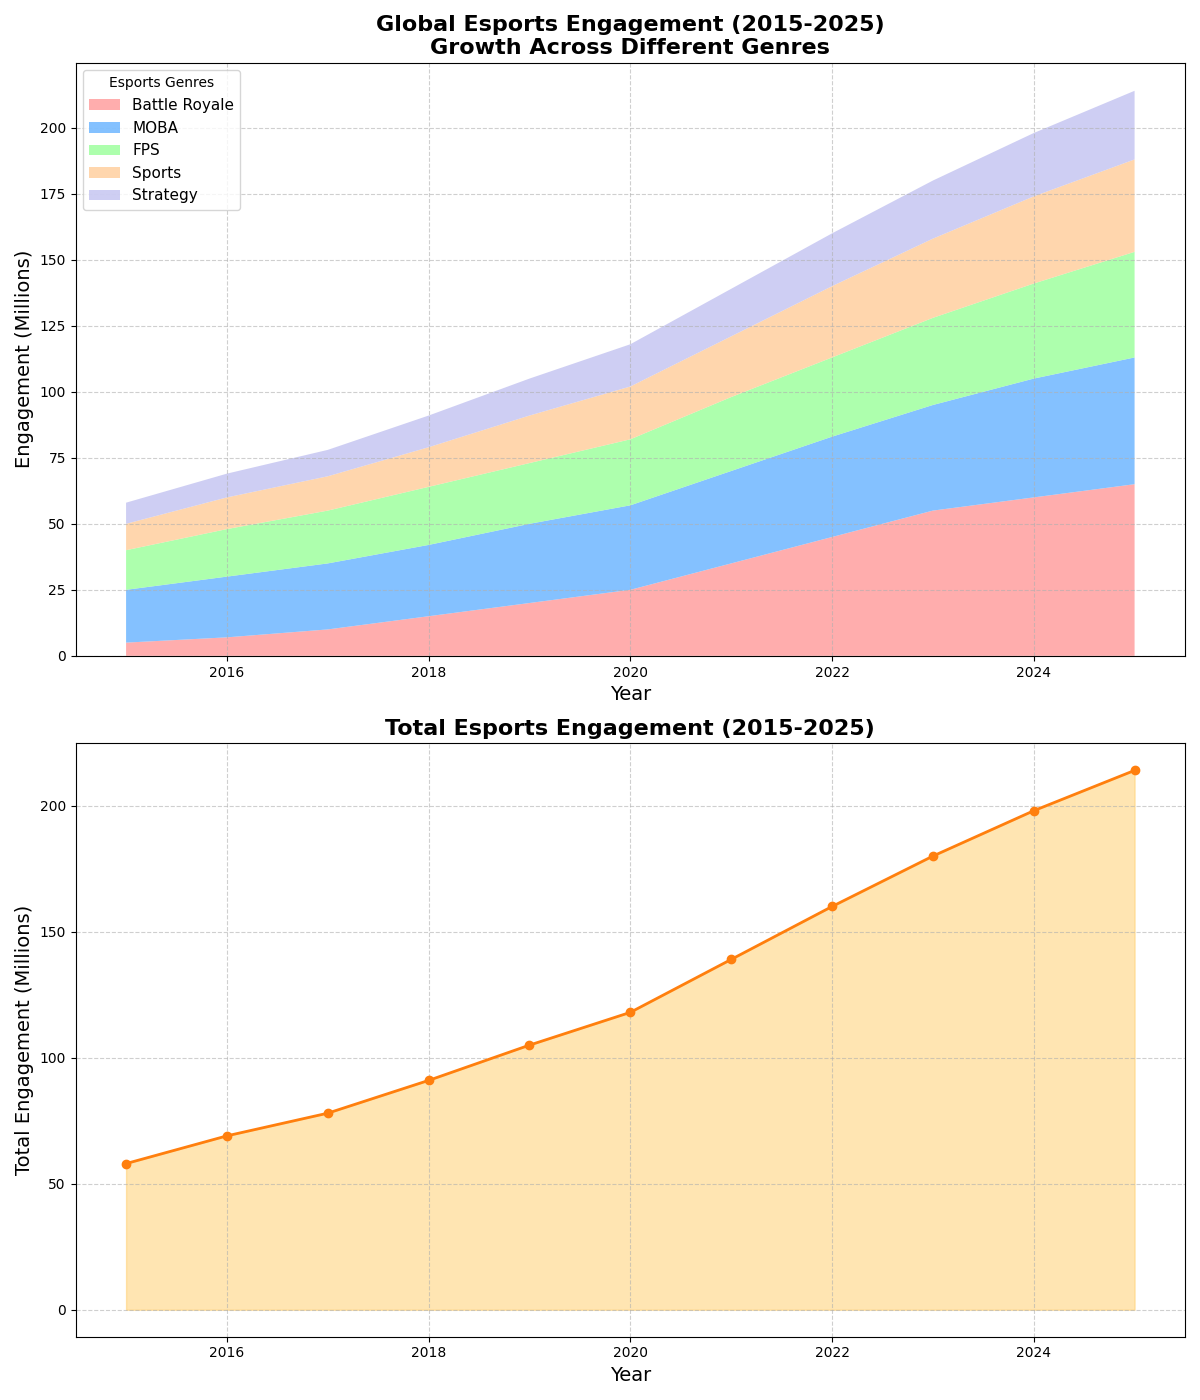

Generate this figure with Python:
import matplotlib.pyplot as plt
import numpy as np

# Backstory:
# The world of Esports has been booming, with growing engagement in different genres.
# We’re interested in visualizing the growth of engagement in various Esports genres
# from 2015 to 2025. We’ll also show the total engagement trend.

# Years from 2015 to 2025
years = np.arange(2015, 2026)

# Esports genres engagement data (millions)
battle_royale = np.array([5, 7, 10, 15, 20, 25, 35, 45, 55, 60, 65])
MOBA = np.array([20, 23, 25, 27, 30, 32, 35, 38, 40, 45, 48])
FPS = np.array([15, 18, 20, 22, 23, 25, 28, 30, 33, 36, 40])
sports = np.array([10, 12, 13, 15, 18, 20, 23, 27, 30, 33, 35])
strategy = np.array([8, 9, 10, 12, 14, 16, 18, 20, 22, 24, 26])

# Cumulative total engagement
total_engagement = battle_royale + MOBA + FPS + sports + strategy

# Create the figure and subplots
fig, axs = plt.subplots(2, 1, figsize=(12, 14))

# Stacked area chart on the first subplot
axs[0].stackplot(years, battle_royale, MOBA, FPS, sports, strategy,
                 labels=['Battle Royale', 'MOBA', 'FPS', 'Sports', 'Strategy'],
                 colors=['#ff9999', '#66b2ff', '#99ff99', '#ffcc99', '#c2c2f0'],
                 alpha=0.8)
axs[0].set_title('Global Esports Engagement (2015-2025)\nGrowth Across Different Genres', fontsize=16, fontweight='bold')
axs[0].set_xlabel('Year', fontsize=14)
axs[0].set_ylabel('Engagement (Millions)', fontsize=14)
axs[0].legend(loc='upper left', title='Esports Genres', fontsize=11)
axs[0].grid(True, linestyle='--', alpha=0.6)

# Line plot for total engagement trend on the second subplot
axs[1].plot(years, total_engagement, marker='o', color='#ff7f0e', linestyle='-', linewidth=2)
axs[1].fill_between(years, 0, total_engagement, color='#ffcc66', alpha=0.5)
axs[1].set_title('Total Esports Engagement (2015-2025)', fontsize=16, fontweight='bold')
axs[1].set_xlabel('Year', fontsize=14)
axs[1].set_ylabel('Total Engagement (Millions)', fontsize=14)
axs[1].grid(True, linestyle='--', alpha=0.6)

# Automatically adjust layout to avoid overlap
plt.tight_layout()

# Display the plot
plt.show()
